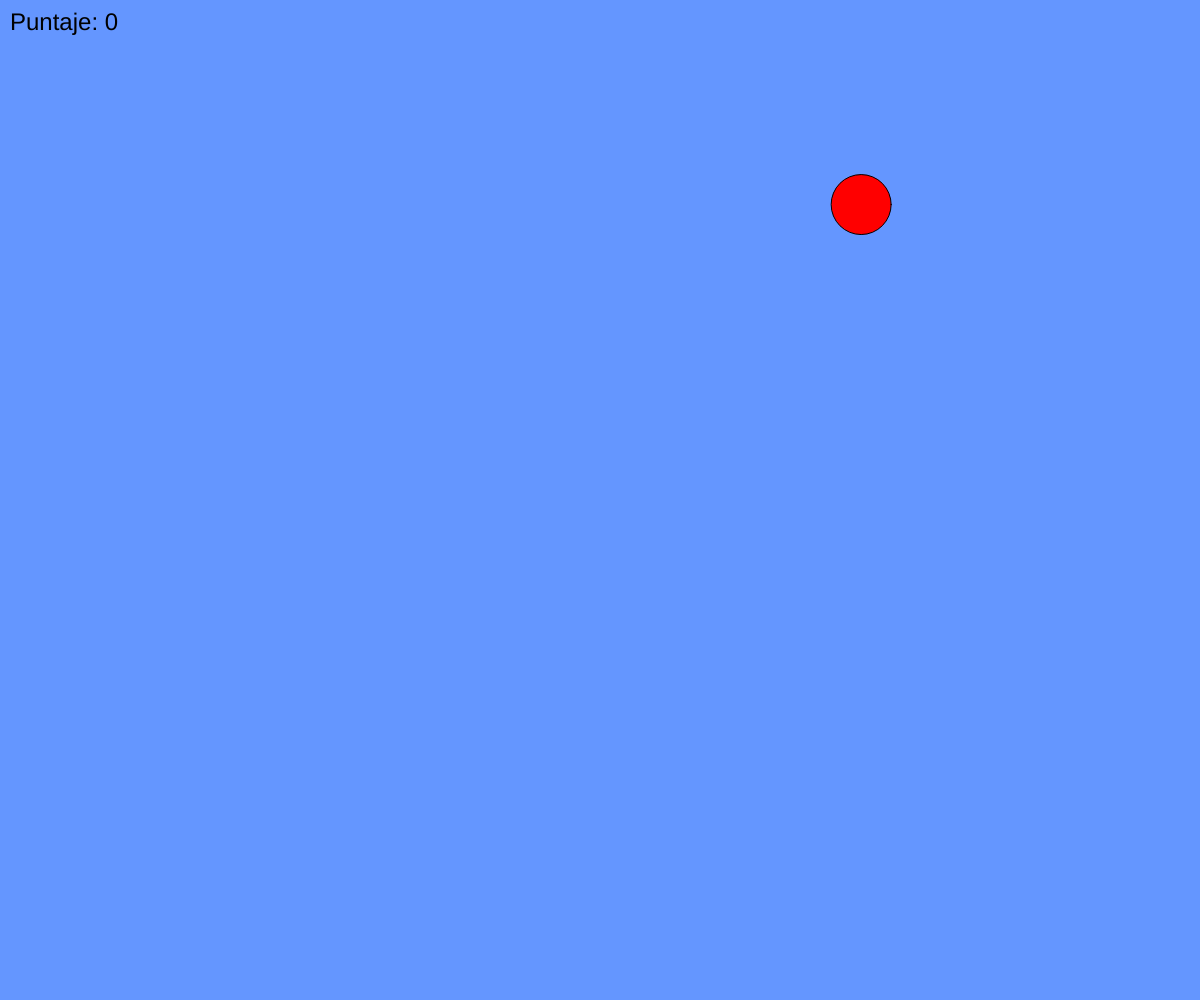
Frame 1 (no input)
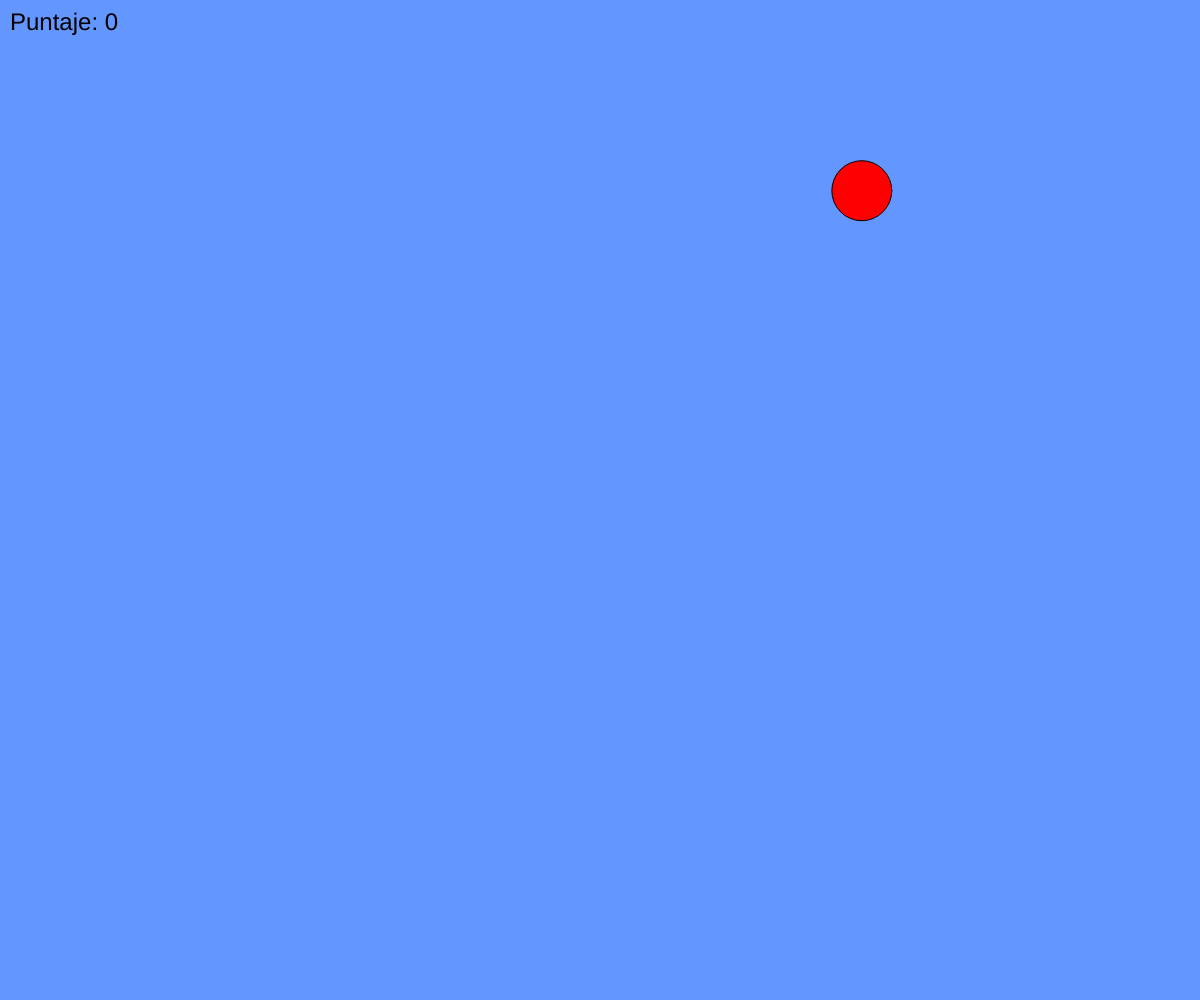
Frame 60 (no input)
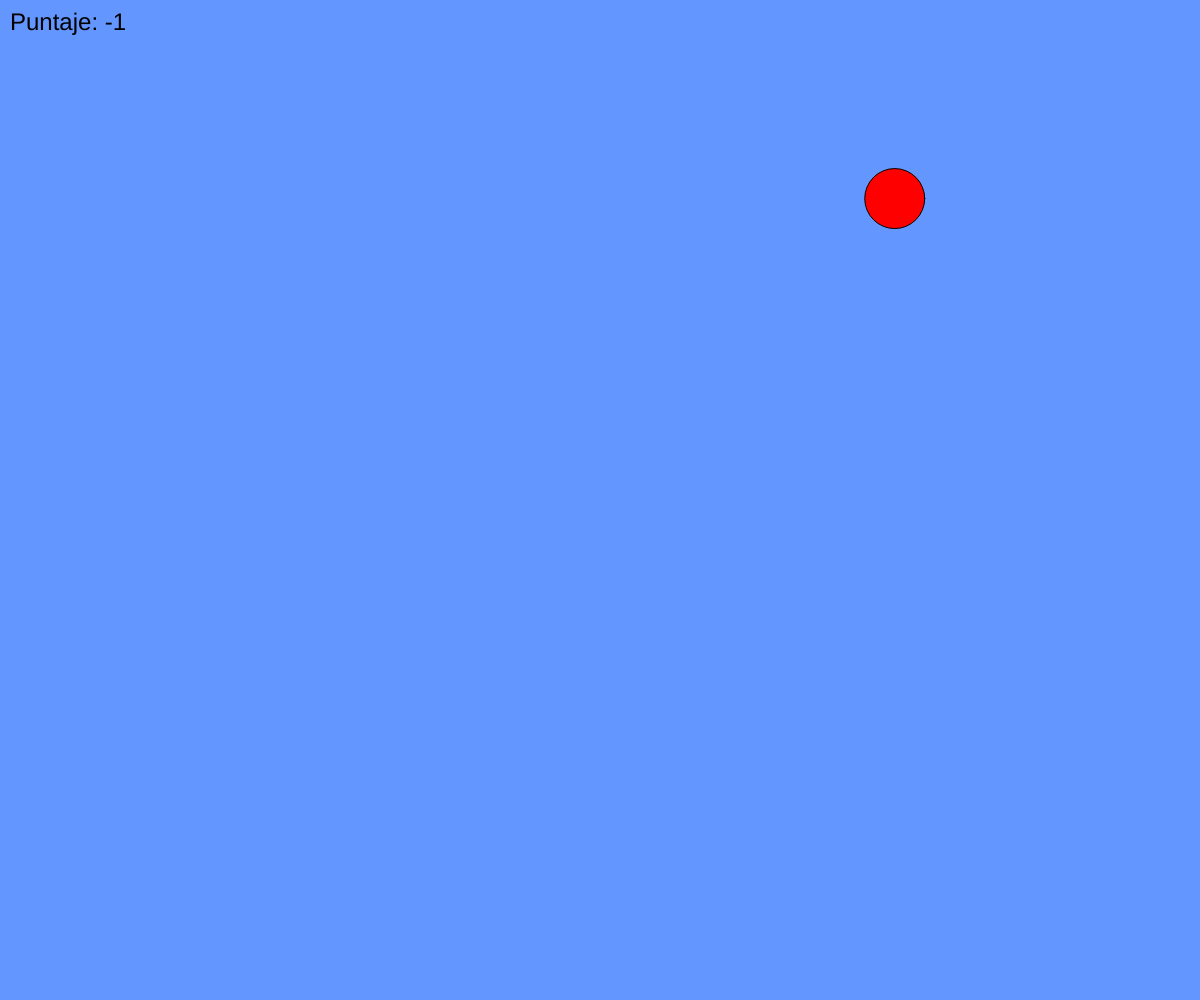
Frame 120 (the mouse pressed at the canvas centre since frame 60)

The p5.js sketch that drew these frames (run headless with seeded random() and noise() and a simulated clock; from frame 60 on, the mouse is pressed at the canvas centre):

// p5.js sketch
// ── sketch.js
let ball;
let score = 0;

function setup() {
  createCanvas(windowWidth, windowHeight);
  ball = new Ball();
}

function draw() {
  // Cambiar el color del fondo basado en el puntaje
  if (score <= 3) {
    background(100, 150, 255); // Azul
  } else if (score <= 6) {
    background(255, 255, 100); // Amarillo
  } else {
    background(100, 255, 100); // Verde
  }

  ball.update();
  ball.display();

  // Mostrar puntaje
  fill(0);
  textSize(24);
  text(`Puntaje: ${score}`, 10, 30);
}

function mousePressed() {
  // Condicionales para cambiar el puntaje y el color de la bola
  if (ball.isMouseOver()) {
    score++;
    ball.changeColor(); // Cambiar el color de la bola
  } else {
    score--;
  }
}

// Clase para la bola
class Ball {
  constructor() {
    this.position = createVector(random(width), random(height));
    this.radius = 60;
    this.color = color(255, 0, 0); // Rojo inicial
  }

  display() {
    fill(this.color);
    ellipse(this.position.x, this.position.y, this.radius);
  }

  update() {
    // Mover la bola aleatoriamente
    this.position.x += random(-8, 8);
    this.position.y += random(-8, 8);

    // Mantener dentro de los límites
    this.position.x = constrain(
      this.position.x,
      this.radius,
      width - this.radius
    );
    this.position.y = constrain(
      this.position.y,
      this.radius,
      height - this.radius
    );
  }

  isMouseOver() {
    let d = dist(mouseX, mouseY, this.position.x, this.position.y);
    return d < this.radius;
  }

  changeColor() {
    // Cambiar el color aleatoriamente
    this.color = color(random(255), random(255), random(255));
  }
}
